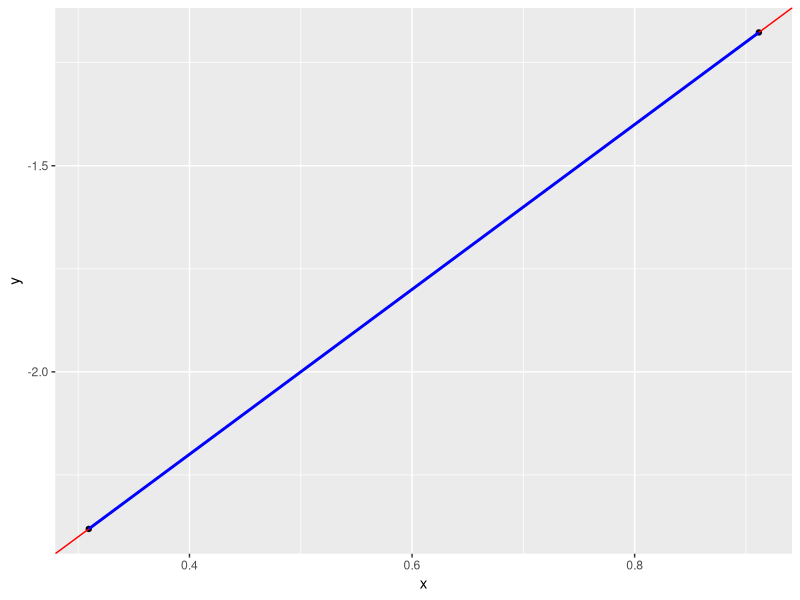

Generate this figure with R:
## ---- chunk 1
knitr::opts_knit$set(root.dir = "/Users/turx/Projects/machine-teaching-23sp/hw03-machine-teaching-ols")
knitr::opts_chunk$set(warning = FALSE, message = FALSE)
library(readxl)
library(tidyverse)
library(lubridate)
library(ggplot2)
set.seed(27021)
## ---- chunk 2
n <- 2
eps <- runif(n, -1, 1)
x <- runif(n, 0, 1)
y <- 2 * x - 3 + eps

model <- lm(eps ~ x)
m <- coef(model)[2]
b <- coef(model)[1]

y <- (2 - m) * x - 3 - b + eps

df <- data.frame(x, y)
ggplot(df, aes(x, y)) +
    geom_point() +
    geom_abline(intercept = -3, slope = 2, color = "red") +
    geom_smooth(method = "lm", se = FALSE, color = "blue")
## ---- chunk 3

